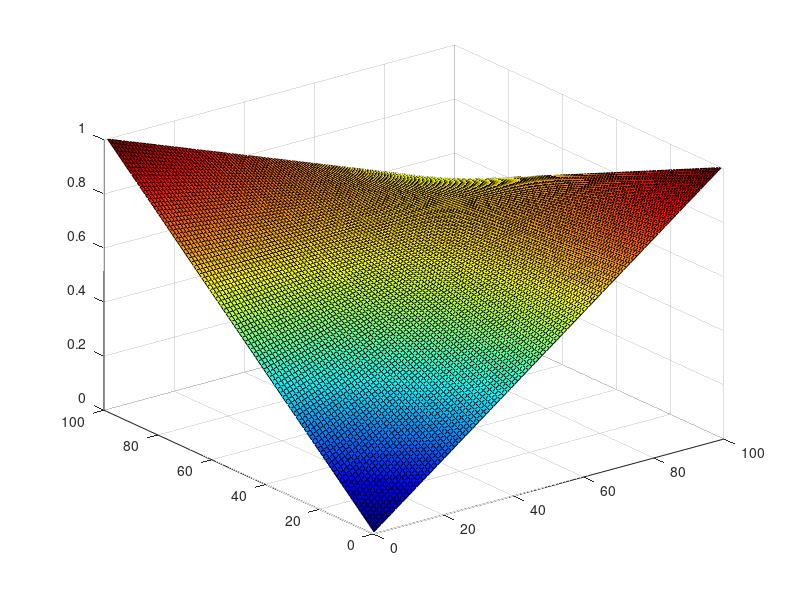

Source code (MATLAB):
% set initial value
x1 = 1; x2 = 100;
y1 = 1; y2 = 100;
fQ11 = 0; fQ12 = 1; fQ21 = 1; fQ22 = 0.5;

% make grid
[x, y] = meshgrid(x1:x2, y1:y2);

w11 = ((x2-x).*(y2-y))/((x2-x1)*(y2-y1));
w12 = ((x2-x).*(y-y1))/((x2-x1)*(y2-y1));
w21 = ((x-x1).*(y2-y))/((x2-x1)*(y2-y1));
w22 = ((x-x1).*(y-y1))/((x2-x1)*(y2-y1));

z = w11.*fQ11 + w12.*fQ12 + w21.*fQ21 + w22.*fQ22;
surf(x,y,z); colormap('jet')